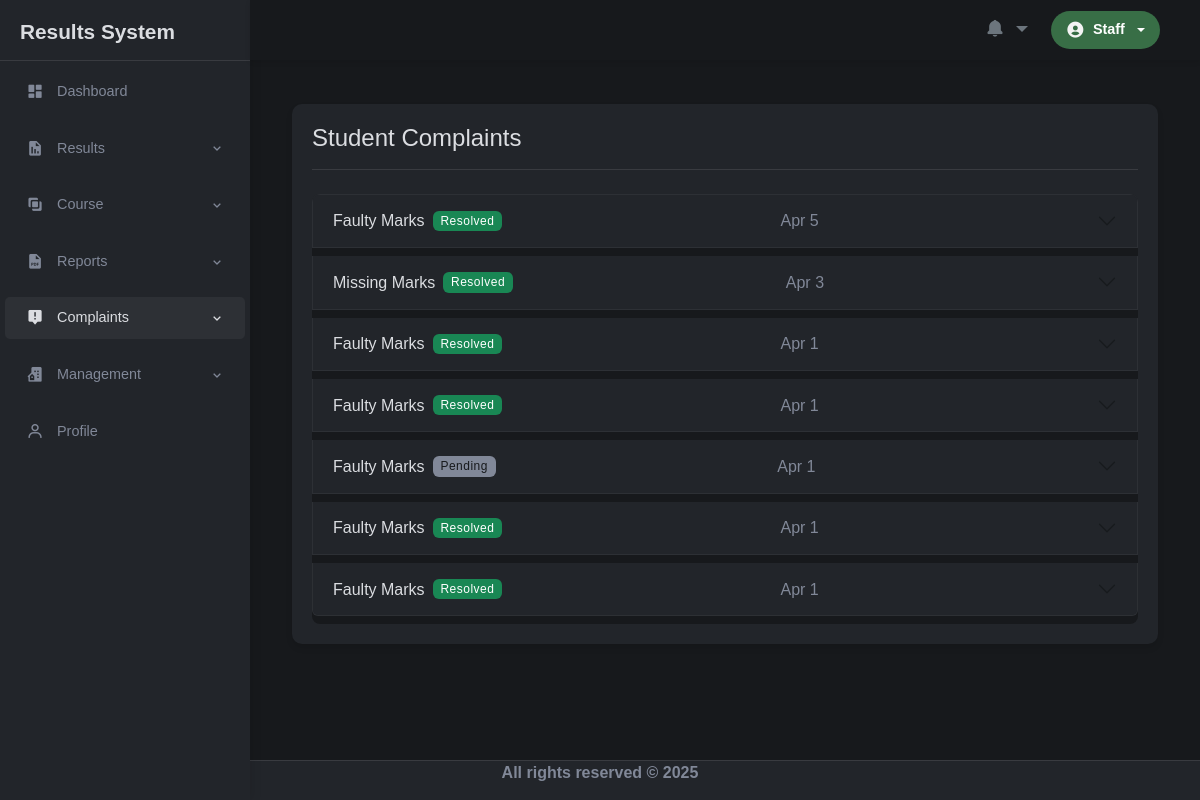
Page /complaint-status.php (signed in) on the committed database.
### tables this page shows
CREATE TABLE `complaints` (
  `id` int(11) NOT NULL,
  `reg_no` int(11) NOT NULL,
  `reason` text NOT NULL,
  `details` text NOT NULL,
  `lecturer` int(11) NOT NULL,
  `status` tinyint(1) NOT NULL,
  `created_at` timestamp NOT NULL DEFAULT current_timestamp()
);

### complaint-status.php (the view, shortened to what this page needs)
<?php
include('header.php');
$lecturer_id = $_SESSION['user_id'];
try {
    $stmt = $dbh->prepare("
        SELECT c.*, s.name as student_name, s.reg_no
        FROM complaints c
        LEFT JOIN students s ON c.reg_no = s.studentId
        WHERE c.lecturer = :lecturer_id
        ORDER BY c.created_at DESC
    ");
    $stmt->execute([':lecturer_id' => $lecturer_id]);
    $complaints = $stmt->fetchAll(PDO::FETCH_OBJ);
} catch (PDOException $e) {
    $error_msg = "Error fetching complaints: " . $e->getMessage();
    header("Location: complaint-status.php?status=error&message=" . urlencode($error_msg));
    exit();
}
?>
<main class="container">
    <div class="main-view">
        <div class="department-container">
        <div class="department-header">
                <h2 class="department-title">
                    Student Complaints
                </h2>
            </div>
             <div>
                <div class="accordion" id="complaintsAccordion">
                    <?php foreach($complaints as $complaint): ?>
                    <div class="accordion-item">
                        <h2 class="accordion-header" id="heading<?= $complaint->id ?>">
                            <button class="accordion-button collapsed" type="button" data-bs-toggle="collapse"
                                    data-bs-target="#collapse<?= $complaint->id ?>" aria-expanded="false"
                                    aria-controls="collapse<?= $complaint->id ?>">
                                <span class="complaint-title"><?= $complaint->reason ?></span>
                                <?php if($complaint->status == 0):?>
                                    <span class="badge bg-secondary ms-2">Pending</span>
                                <?php elseif($complaint->status == 1):?>
                                    <span class="badge bg-success ms-2">Resolved</span>
                                <?php endif; ?>
                                <span class="text-muted ms-auto"><?= date('M j', strtotime($complaint->created_at)) ?></span>
                            </button>
                        </h2>
                    </div>
                    <?php endforeach; ?>
                </div>
             </div>
        </div>
    </div>
</main>
<?php
include('footer.php');
?>

### header.php (shortened to what this page needs)
<?php
include('config/db.php');
$user_id = $_SESSION['user_id'];
$user_role = $_SESSION['user_role'];
$user_name = 'User';
try {
    if($user_role == 'staff') {
        $query = "SELECT name FROM staff WHERE staffId = :user_id";
    } elseif ($user_role == 'student') {
        $query = "SELECT name FROM students WHERE studentId = :user_id";
    } else {
        $query = null;
    }
    $stmt = $dbh->prepare($query);
    $stmt->bindParam(':user_id', $user_id, PDO::PARAM_INT);
    $stmt->execute();
    if($stmt->rowCount() > 0) {
        $user = $stmt->fetch(PDO::FETCH_OBJ);
        $full_name = htmlspecialchars($user->name);
        $name_split = explode(' ', $full_name);
        $user_name = reset($name_split);
    }
}catch(PDOException $e) {
    error_log("Database error: " . $e->getMessage());
    $user_name = 'User';
}
?>
<!doctype html>
<html lang="en">
<head>
    <link href='https://unpkg.com/boxicons@2.1.4/css/boxicons.min.css' rel='stylesheet'>
    <link href="https://cdn.jsdelivr.net/npm/bootstrap@5.3.3/dist/css/bootstrap.min.css" rel="stylesheet">
    <link href="https://cdn.jsdelivr.net/npm/select2@4.1.0-rc.0/dist/css/select2.min.css" rel="stylesheet">
    <link rel="stylesheet" href="assets/styles/styles.css">
    <link rel="stylesheet" href="assets/styles/dashboard.css" >
    <link rel="stylesheet" href="assets/styles/profile.css">
    <link rel="stylesheet" href="assets/styles/departments.css" >
    <link rel="stylesheet" href="assets/styles/assign.css">
    <link rel="stylesheet" href="assets/styles/complaints.css">
    <link rel="stylesheet" href="assets/styles/allocations.css">
    <link rel="stylesheet" href="assets/styles/results.css">
    <link rel="stylesheet" href="https://cdn.datatables.net/1.13.6/css/dataTables.bootstrap5.min.css">
    <link rel="stylesheet" href="https://cdn.datatables.net/buttons/2.4.1/css/buttons.bootstrap5.min.css">
</head>
<body>
<div id="app">
    <div>
    <header>
        <nav class="custom-navbar">
            <div class="container-fluid navbar-container">
                <div class="navbar-right">
                    <div class="dropdown">
                        <button class="btn-notification dropdown-toggle" type="button" id="notificationDropdown" data-bs-toggle="dropdown" aria-expanded="false">
                            <i class="bx bxs-bell"></i>
                        </button>
                    </div>
                    <div class="dropdown">
                        <button class="user-btn dropdown-toggle" type="button" data-bs-toggle="dropdown" aria-expanded="false">
                            <i class="bx bxs-user-circle"></i> <span><?php echo $user_name;?></span>
                        </button>
                    </div>
                </div>
            </div>
        </nav>
    </header>
    <aside>
        <h5 class="logo-title">Results System</h5>
        <?php if($user_role == 'staff'):?>
        <div class="menu-section">
            <ul>
                <li class="<?php echo (basename($_SERVER['PHP_SELF']) == 'index.php' && empty($_GET['page'])) ? 'active' : ''; ?>">
                    <a href="index">
                        <i class='bx bxs-dashboard'></i> Dashboard
                    </a>
                </li>
            </ul>
        </div>
        <?php endif; ?>
        <div class="menu-section">
            <ul>
                <li class="<?php echo (in_array(basename($_SERVER['PHP_SELF']), ['new-results.php', 'student-results.php', 'semester-results.php'])) ? 'active' : ''; ?>">
                    <a href="javascript:void(0);" onclick="toggleSubmenu('results')">
                        <i class='bx bxs-report'></i> Results
                        <i class='bx bx-chevron-down' id="results-chevron"></i>
                    </a>
                </li>
            </ul>
        </div>
        <?php if($user_role === 'staff'):?>
        <div class="menu-section">
            <ul>
                <li class="<?php echo (in_array(basename($_SERVER['PHP_SELF']), ['course.php', 'course_units.php'])) ? 'active' : ''; ?>">
                    <a href="javascript:void(0);" onclick="toggleSubmenu('course')">
                        <i class='bx bx-unite'></i> Course
                        <i class='bx bx-chevron-down' id="course-chevron"></i>
                    </a>
                </li>
            </ul>
        </div>
        <?php endif; ?>
        <div class="menu-section">
            <ul>
                <li class="<?php echo (in_array(basename($_SERVER['PHP_SELF']), ['generate-reports.php', 'export-results.php'])) ? 'active' : ''; ?>">
                    <a href="javascript:void(0);" onclick="toggleSubmenu('reports')">
                        <i class='bx bxs-file-pdf'></i> Reports
                        <i class='bx bx-chevron-down' id="reports-chevron"></i>
                    </a>
                </li>
            </ul>
        </div>
        <div class="menu-section">
            <ul>
                <li class="<?php echo (in_array(basename($_SERVER['PHP_SELF']), ['submit-complaint.php', 'complaint-status.php'])) ? 'active' : ''; ?>">
                    <a href="javascript:void(0);" onclick="toggleSubmenu('complaints')">
                        <i class='bx bxs-message-alt-error'></i> Complaints
                        <i class='bx bx-chevron-down' id="complaints-chevron"></i>
                    </a>
                </li>
            </ul>
        </div>
        <div class="menu-section">
            <ul>
                <li class="<?php echo (in_array(basename($_SERVER['PHP_SELF']), ['assign-seats.php', 'view-allocations.php', 'departments.php'])) ? 'active' : ''; ?>">
                    <a href="javascript:void(0);" onclick="toggleSubmenu('room-management')">
                        <i class='bx bxs-building-house'></i> Management
                        <i class='bx bx-chevron-down' id="room-management-chevron"></i>
                    </a>
                </li>
            </ul>
        </div>
        <div class="menu-section">
            <ul>
                <li class="<?php echo (basename($_SERVER['PHP_SELF']) == 'profile.php') ? 'active' : ''; ?>">
                    <a href="profile">
                        <i class="bx bx-user"></i> Profile
                    </a>
                </li>
            </ul>
        </div>
    </aside>
    </div>

### footer.php (shortened to what this page needs)
        <footer class="copyright">
            <p>All rights reserved &copy; <span id="year"></span></p>
        </footer>
    </div>
    <link rel="stylesheet" href="https://cdnjs.cloudflare.com/ajax/libs/sweetalert/1.1.3/sweetalert.min.css">
</body>
</html>

### assets/styles/styles.css (style rules this page uses)
:root { --light-bg-color: #f8f9fa; --light-tertiary-bg: #e9ecef; --light-text-color: #495057; --light-heading-color: #212529; --light-primary-color: #4CAF50; --light-primary-hover: #3e8e41; --light-active-bg: #e2f3e3; --light-border-color: #dee2e6; --light-card-bg: #ffffff; --bg-color: #17191c; --tertiary-bg-color: #22252a; --txt-color: #818898; --light-txt-color: #dbdde1; --primary-color: #4CAF50; --primary-hover: #3e8e41; --active-bg-color: #4CAF50; }
* { margin: 0; padding: 0; box-sizing: border-box; font-family: Arial, sans-serif; }
body { display: flex; flex-direction: column; min-height: 100vh; color: var(--light-txt-color); background-color: var(--bg-color); }
#app { flex: 1; display: flex; flex-direction: column; }
.custom-navbar { background-color: var(--bg-color); padding: 10px 20px; position: fixed; top: 0; left: 250px; right: 0; height: 60px; z-index: 1000; display: flex; align-items: center; box-shadow: 0 2px 5px rgba(0,0,0,0.1); }
.navbar-container { display: flex; justify-content: end; align-items: center; width: 100%; padding: 0 20px; }
.navbar-right { display: flex; align-items: center; gap: 15px; }
.user-btn { background-color: #386e46; color: #fff; border: none; border-radius: 25px; padding: 8px 15px; display: flex; align-items: center; gap: 8px; cursor: pointer; transition: all 0.3s ease; }
.user-btn i { color: #f4f4f4; font-size: 1.2rem; }
.user-btn span { font-size: 0.9rem; font-weight: 600; }
.btn-notification { position: relative; background: none; border: none; font-size: 1.25rem; color: #6c757d; padding: 0.5rem; }
aside { position: fixed; left: 0; top: 0; width: 250px; height: 100vh; background-color: var(--tertiary-bg-color); color: var(--txt-color); padding: 20px 0; z-index: 10; box-shadow: 2px 0 10px rgba(0, 0, 0, 0.1); overflow-y: auto; scrollbar-width: none; -ms-overflow-style: none; }
.logo-title { color: var(--light-txt-color); font-size: 1.3rem; font-weight: 600; padding: 0 20px 15px; margin-bottom: 10px; border-bottom: 1px solid rgba(255, 255, 255, 0.1); }
.menu-section { margin-bottom: 15px; }
aside ul { list-style: none; padding: 0; margin: 0; }
aside ul li { position: relative; margin: 4px 0; }
aside ul li a { color: var(--txt-color); text-decoration: none; font-size: 0.9rem; padding: 10px 20px; display: flex; align-items: center; transition: all 0.2s ease; margin: 0 5px; border-radius: 5px; }
aside ul li a i:first-child { font-size: 1.1rem; margin-right: 12px; width: 20px; text-align: center; }
aside ul li.active > a { color: var(--light-txt-color); background-color: rgba(255, 255, 255, 0.05); }
.bx-chevron-down { margin-left: auto; font-size: 1rem; transition: transform 0.3s ease; }
.bx-chevron-down, .bx-chevron-up { transition: transform 0.3s ease; }
.container .main-view { margin: 80px 0 0 250px; padding-bottom: 40px; flex: 1; }
footer { margin-top: auto; width: 100%; height: 40px; color: var(--txt-color); background-color: var(--tertiary-bg-color); display: flex; align-items: center; justify-content: center; border-top: 1px solid rgba(255, 255, 255, 0.1); }
.copyright { text-align: center; font-weight: bold; }

### assets/styles/departments.css (style rules this page uses)
.department-header { display: flex; justify-content: space-between; align-items: center; margin-bottom: 1.5rem; padding-bottom: 1rem; border-bottom: 1px solid rgba(255, 255, 255, 0.1); }
.department-title { color: var(--light-txt-color); font-size: 1.5rem; margin: 0; display: flex; align-items: center; gap: 0.75rem; }
.department-container { background-color: var(--tertiary-bg-color); border-radius: 10px; padding: 20px; box-shadow: 0 4px 6px rgba(0, 0, 0, 0.1); }

### assets/styles/allocations.css (style rules this page uses)
:root { --dark-primary: #1a1e1e; --dark-secondary: #1e2323; --dark-accent: #1a2e28; --neon-green: #4CAF50; --neon-lime: #A5D6A7; --text-primary: #e2e2e2; --text-secondary: #b8b8b8; --success: #4CAF50; --warning: #FFC107; --danger: #F44336; --glass-bg: rgba(30, 46, 46, 0.7); }
::placeholder { color: #6b7280 !important; opacity: 1 !important; }

### assets/styles/results.css (style rules this page uses)
:root { --dark-bg: #1a1e29; --dark-card: #1e232e; --dark-accent: #1a2e28; --text-primary: #e0e3e7; --text-secondary: #a1a8b3; --primary-color: #4CAF50; --primary-hover: #3d8b40; --border-color: rgba(255, 255, 255, 0.08); --success: #4CAF50; --warning: #FFC107; --danger: #F44336; }
::placeholder { color: #6b7280 !important; opacity: 1 !important; }

### rows in the picture
complaints: reason "Faulty Marks", status "Resolved", created_at "Apr 5"
complaints: reason "Missing Marks", status "Resolved", created_at "Apr 3"
complaints: reason "Faulty Marks", status "Resolved", created_at "Apr 1"
complaints: reason "Faulty Marks", status "Resolved", created_at "Apr 1"
complaints: reason "Faulty Marks", status "Pending", created_at "Apr 1"
complaints: reason "Faulty Marks", status "Resolved", created_at "Apr 1"
complaints: reason "Faulty Marks", status "Resolved", created_at "Apr 1"

### other values in the picture
$user_name "Staff"
